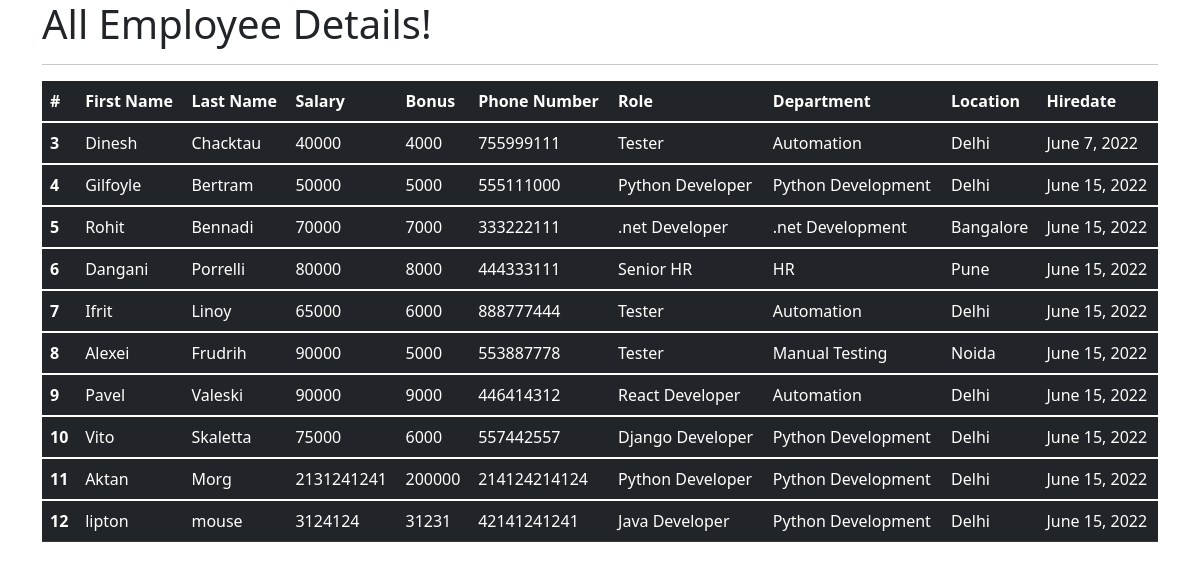
The page /all_emp on the database as committed earlier.
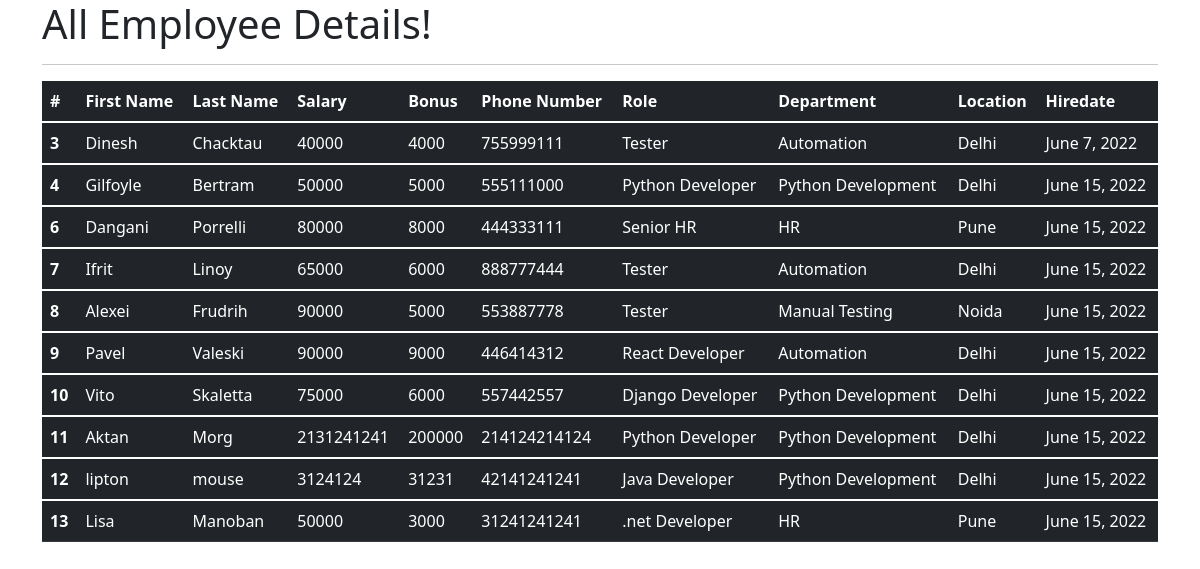
The same page on the database as committed later.
### emp_app/models.py (models this page shows, shortened)
class Employee(models.Model):
    first_name = models.CharField(max_length=100, null=False)
    last_name = models.CharField(max_length=100)
    dept = models.ForeignKey(Department, on_delete=models.CASCADE)
    salary = models.IntegerField(default=0)
    bonus = models.IntegerField(default=0)
    role = models.ForeignKey(Role, on_delete=models.CASCADE)
    phone = models.IntegerField(default=0)
    hire_date = models.DateField()
    def __str__(self):
        return "%s %s %s" %(self.first_name, self.last_name, self.phone)

class Role(models.Model):
    name = models.CharField(max_length=100, null=False)

class Department(models.Model):
    name = models.CharField(max_length=100,null=False)
    location = models.CharField(max_length=100)

### emp_app/views.py (the view)
# urls.py: path('all_emp', views.all_emp, name='all_emp'),
def all_emp(request):
    emps = Employee.objects.all()
    context = {
        'emps': emps
    }
    print(context)
    return render(request, 'view_all_emp.html', context)

### emp_app/templates/view_all_emp.html (shortened to what this page needs)
<!DOCTYPE html>
<html lang="en">
<head>
  <link href="https://cdn.jsdelivr.net/npm/bootstrap@5.1.3/dist/css/bootstrap.min.css" rel="stylesheet">
</head>
  <body>
  <div class="container">
          <h1>All Employee Details!</h1>
      <hr>
     <table class="table table-dark">
  <thead>
    <tr>
      <th scope="col">#</th>
      <th scope="col">First Name</th>
      <th scope="col">Last Name</th>
      <th scope="col">Salary</th>
      <th scope="col">Bonus</th>
      <th scope="col">Phone Number</th>
      <th scope="col">Role</th>
      <th scope="col">Department</th>
      <th scope="col">Location</th>
      <th scope="col">Hiredate</th>
    </tr>
  </thead>
         {% for emp in emps %}
  <tbody>
    <tr>
      <th scope="row">{{emp.id}}</th>
      <td>{{emp.first_name}}</td>
      <td>{{emp.last_name}}</td>
      <td>{{emp.salary}}</td>
      <td>{{emp.bonus}}</td>
      <td>{{emp.phone}}</td>
      <td>{{emp.role.name}}</td>
      <td>{{emp.dept.name}}</td>
      <td>{{emp.dept.location}}</td>
      <td>{{emp.hire_date}}</td>
    </tr>
  </tbody>
         {% endfor %}
</table>
  </div>
  </body>
</html>

Rows that differ between the two databases and show on the page:
removed Employee: id "5", first_name "Rohit", last_name "Bennadi", salary "70000", bonus "7000", phone "333222111", role.name ".net Developer", dept.name ".net Development", dept.location "Bangalore", hire_date "June 15, 2022"
added Employee: id "13", first_name "Lisa", last_name "Manoban", salary "50000", bonus "3000", phone "31241241241", role.name ".net Developer", dept.name "HR", dept.location "Pune", hire_date "June 15, 2022"
